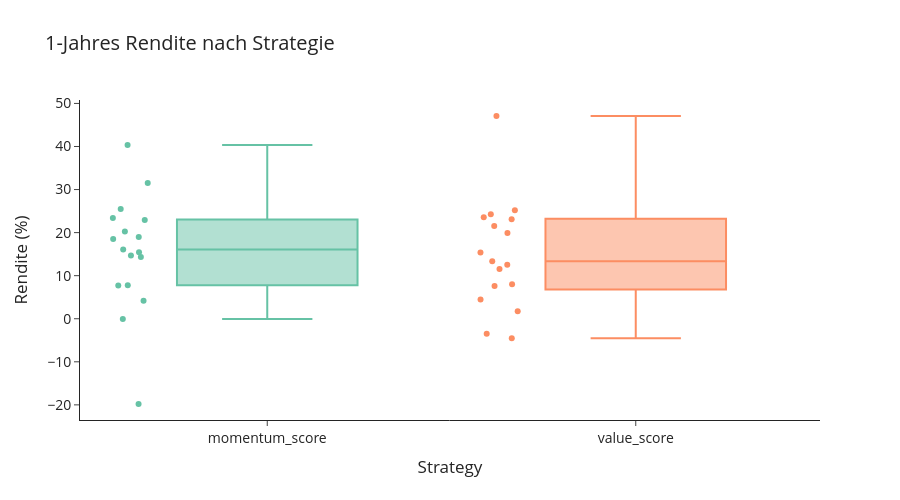
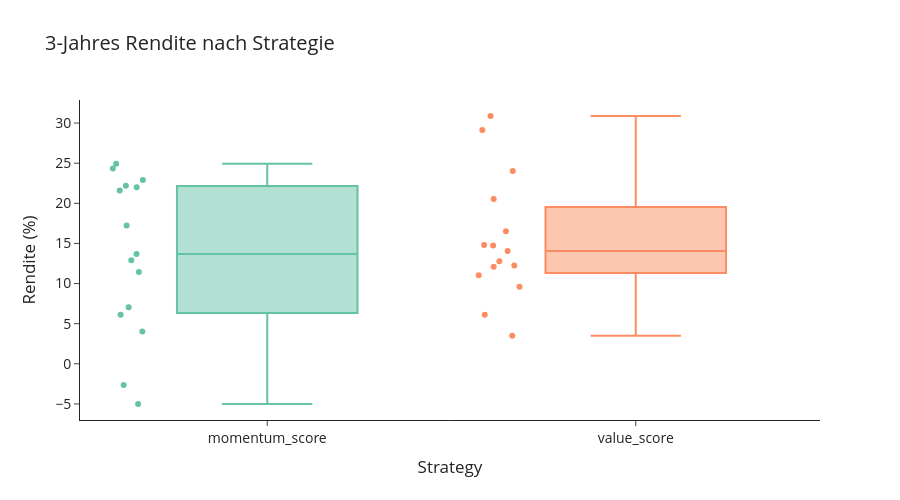
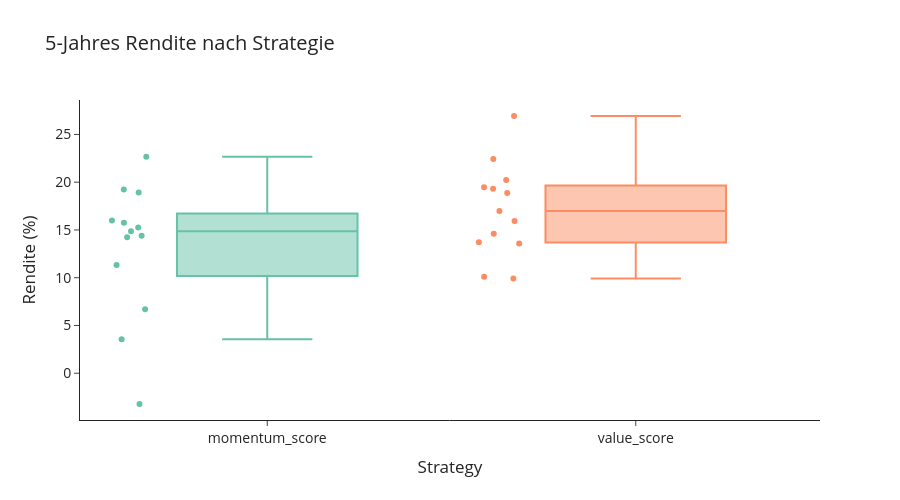

Notebook code for these charts, in order:
### Code cell
df["horizon"] = df["sellyear"] - df["buyyear"]

df = df[df["horizon"].isin([1,3,5])]

horizons = [1,3,5]

print(df.pivot_table(
    index="sellyear",
    columns=["strategy", "horizon"],
    values="rendite"
    ).describe().T)

for h in horizons:
    df_filtered = df[df["horizon"] == h]
    
    fig = px.box(
        df_filtered,
        x="strategy",
        y="rendite",
        title=f"{h}-Jahres Rendite nach Strategie ",
        color="strategy",  # sorgt für unterschiedliche Farben
        color_discrete_sequence=px.colors.qualitative.Set2,
        points="all" 
    )
    fig.update_yaxes(title="Rendite (%)")
    fig.update_xaxes(title="Strategy")



    fig.update_layout(
        width=900,
        height=500,
        title_font_size=20,
        font=dict(size=14),
        template="simple_white",
        showlegend=False
    )
   
    fig.show()
    output_dir = Path(save_path) / sector_name.lower().replace(" ", "_")
    output_dir.mkdir(parents=True, exist_ok=True)

    file_path = output_dir / f"{h}_year_distribution.png"
    fig.write_image(file_path)

### Figure 1 — Plotly figure (JSON) as saved in the notebook; plotly's stock layout.template omitted (floating-point values rounded to 4 significant figures)
{"data": [{"alignmentgroup": "True", "boxpoints": "all", "hovertemplate": "strategy=%{x}<br>rendite=%{y}<extra></extra>", "legendgroup": "momentum_score", "marker": {"color": "rgb(102,194,165)"}, "name": "momentum_score", "notched": false, "offsetgroup": "momentum_score", "orientation": "v", "showlegend": true, "type": "box", "x": ["momentum_score", "momentum_score", "momentum_score", "momentum_score", "momentum_score", "momentum_score", "momentum_score", "momentum_score", "momentum_score", "momentum_score", "momentum_score", "momentum_score", "momentum_score", "momentum_score", "momentum_score", "momentum_score", "momentum_score"], "x0": " ", "xaxis": "x", "y": [7.76, 16.08, 4.19, 15.42, 40.34, 23.4, 14.36, -0.08, 25.5, 14.66, 18.54, 22.92, 31.51, -19.8, 18.97, 7.72, 20.25], "y0": " ", "yaxis": "y"}, {"alignmentgroup": "True", "boxpoints": "all", "hovertemplate": "strategy=%{x}<br>rendite=%{y}<extra></extra>", "legendgroup": "value_score", "marker": {"color": "rgb(252,141,98)"}, "name": "value_score", "notched": false, "offsetgroup": "value_score", "orientation": "v", "showlegend": true, "type": "box", "x": ["value_score", "value_score", "value_score", "value_score", "value_score", "value_score", "value_score", "value_score", "value_score", "value_score", "value_score", "value_score", "value_score", "value_score", "value_score", "value_score", "value_score"], "x0": " ", "xaxis": "x", "y": [21.51, 7.58, 19.9, 23.55, 47.08, 24.26, 12.52, 11.53, 13.34, -4.54, 15.41, 1.72, 25.2, 4.49, 8.03, -3.5, 23.11], "y0": " ", "yaxis": "y"}], "layout": {"boxmode": "overlay", "font": {"size": 14}, "height": 500, "legend": {"title": {"text": "strategy"}, "tracegroupgap": 0}, "showlegend": false, "title": {"font": {"size": 20}, "text": "1-Jahres Rendite nach Strategie "}, "width": 900, "xaxis": {"anchor": "y", "categoryarray": ["momentum_score", "value_score"], "categoryorder": "array", "domain": [0, 1], "title": {"text": "Strategy"}}, "yaxis": {"anchor": "x", "domain": [0, 1], "title": {"text": "Rendite (%)"}}}}

### Figure 2 — Plotly figure (JSON) as saved in the notebook; plotly's stock layout.template omitted (floating-point values rounded to 4 significant figures)
{"data": [{"alignmentgroup": "True", "boxpoints": "all", "hovertemplate": "strategy=%{x}<br>rendite=%{y}<extra></extra>", "legendgroup": "momentum_score", "marker": {"color": "rgb(102,194,165)"}, "name": "momentum_score", "notched": false, "offsetgroup": "momentum_score", "orientation": "v", "showlegend": true, "type": "box", "x": ["momentum_score", "momentum_score", "momentum_score", "momentum_score", "momentum_score", "momentum_score", "momentum_score", "momentum_score", "momentum_score", "momentum_score", "momentum_score", "momentum_score", "momentum_score", "momentum_score", "momentum_score"], "x0": " ", "xaxis": "x", "y": [7.05, 12.91, 24.34, 24.92, 21.6, 6.11, 11.43, 13.67, 22.19, 17.22, 22.89, 4.03, -2.65, -5.01, 22.01], "y0": " ", "yaxis": "y"}, {"alignmentgroup": "True", "boxpoints": "all", "hovertemplate": "strategy=%{x}<br>rendite=%{y}<extra></extra>", "legendgroup": "value_score", "marker": {"color": "rgb(252,141,98)"}, "name": "value_score", "notched": false, "offsetgroup": "value_score", "orientation": "v", "showlegend": true, "type": "box", "x": ["value_score", "value_score", "value_score", "value_score", "value_score", "value_score", "value_score", "value_score", "value_score", "value_score", "value_score", "value_score", "value_score", "value_score", "value_score"], "x0": " ", "xaxis": "x", "y": [14.73, 12.08, 24.04, 30.88, 29.13, 16.53, 20.55, 14.05, 11.05, 6.11, 14.79, 12.78, 12.24, 3.49, 9.6], "y0": " ", "yaxis": "y"}], "layout": {"boxmode": "overlay", "font": {"size": 14}, "height": 500, "legend": {"title": {"text": "strategy"}, "tracegroupgap": 0}, "showlegend": false, "title": {"font": {"size": 20}, "text": "3-Jahres Rendite nach Strategie "}, "width": 900, "xaxis": {"anchor": "y", "categoryarray": ["momentum_score", "value_score"], "categoryorder": "array", "domain": [0, 1], "title": {"text": "Strategy"}}, "yaxis": {"anchor": "x", "domain": [0, 1], "title": {"text": "Rendite (%)"}}}}

### Figure 3 — Plotly figure (JSON) as saved in the notebook; plotly's stock layout.template omitted (floating-point values rounded to 4 significant figures)
{"data": [{"alignmentgroup": "True", "boxpoints": "all", "hovertemplate": "strategy=%{x}<br>rendite=%{y}<extra></extra>", "legendgroup": "momentum_score", "marker": {"color": "rgb(102,194,165)"}, "name": "momentum_score", "notched": false, "offsetgroup": "momentum_score", "orientation": "v", "showlegend": true, "type": "box", "x": ["momentum_score", "momentum_score", "momentum_score", "momentum_score", "momentum_score", "momentum_score", "momentum_score", "momentum_score", "momentum_score", "momentum_score", "momentum_score", "momentum_score", "momentum_score"], "x0": " ", "xaxis": "x", "y": [16.0, 18.91, 19.23, 15.25, 14.24, 6.71, 15.76, 14.87, 22.67, 11.33, 14.4, 3.55, -3.22], "y0": " ", "yaxis": "y"}, {"alignmentgroup": "True", "boxpoints": "all", "hovertemplate": "strategy=%{x}<br>rendite=%{y}<extra></extra>", "legendgroup": "value_score", "marker": {"color": "rgb(252,141,98)"}, "name": "value_score", "notched": false, "offsetgroup": "value_score", "orientation": "v", "showlegend": true, "type": "box", "x": ["value_score", "value_score", "value_score", "value_score", "value_score", "value_score", "value_score", "value_score", "value_score", "value_score", "value_score", "value_score", "value_score"], "x0": " ", "xaxis": "x", "y": [18.88, 20.23, 22.44, 19.46, 26.93, 19.31, 16.98, 15.93, 14.61, 10.09, 13.59, 9.93, 13.72], "y0": " ", "yaxis": "y"}], "layout": {"boxmode": "overlay", "font": {"size": 14}, "height": 500, "legend": {"title": {"text": "strategy"}, "tracegroupgap": 0}, "showlegend": false, "title": {"font": {"size": 20}, "text": "5-Jahres Rendite nach Strategie "}, "width": 900, "xaxis": {"anchor": "y", "categoryarray": ["momentum_score", "value_score"], "categoryorder": "array", "domain": [0, 1], "title": {"text": "Strategy"}}, "yaxis": {"anchor": "x", "domain": [0, 1], "title": {"text": "Rendite (%)"}}}}
